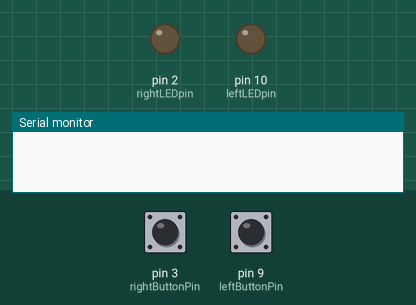
Recording of a sketch running on a simulated Arduino Uno, built with avr-gcc and run on an emulated ATmega328P. On the bench: output pins drawn as LEDs (lit = HIGH), the last lines printed to the serial monitor. The test bench sets the inputs (shaded band); at power-on: pin 3 (rightButtonPin) LOW, pin 9 (leftButtonPin) LOW.

Above: at 1.2 s.
1.3 s: pin 3 (rightButtonPin) pulled HIGH for 0.15 s
At 1.6 s:
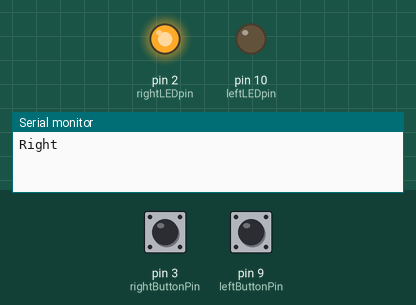
3.8 s: pin 9 (leftButtonPin) pulled HIGH for 0.15 s
At 4.6 s:
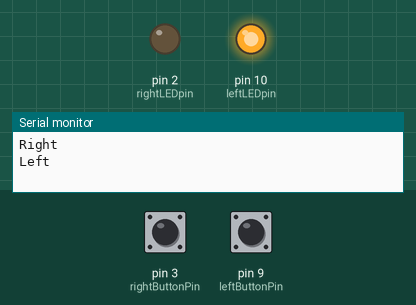
6.3 s: pin 9 (leftButtonPin) pulled HIGH for 3.2 s
At 10.8 s:
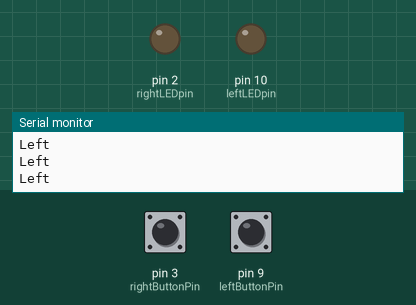
11.8 s: pin 3 (rightButtonPin) pulled HIGH for 3.2 s
At 13.2 s:
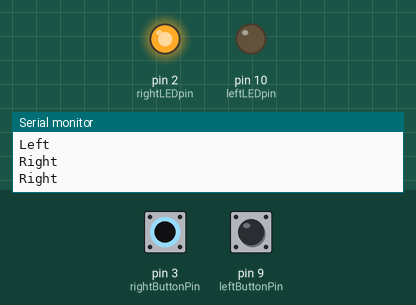
17.3 s: pin 3 (rightButtonPin) driven HIGH and pin 9 (leftButtonPin) driven HIGH
At 19.3 s:
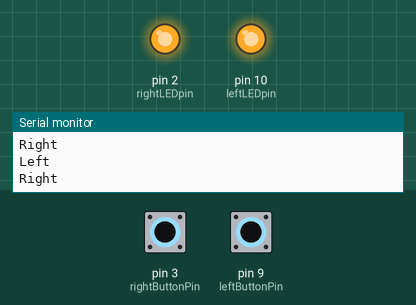
Timing chart, 0 to 20.8 s (numbered marks = the images above; inputs shaded):
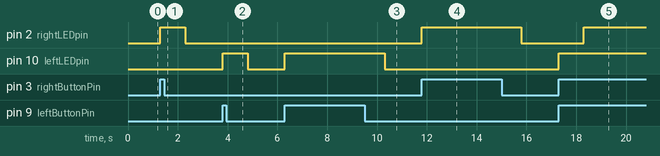

Measured:
- after the input at 1.3 s, pin 2 (rightLEDpin): LOW → HIGH at once, → LOW 1.0 s later
- after the input at 3.8 s, pin 10 (leftLEDpin): LOW → HIGH at once, → LOW 1.0 s later
- after the input at 6.3 s, pin 10 (leftLEDpin): LOW → HIGH at once, → LOW 4.0 s later
- after the input at 11.8 s, pin 2 (rightLEDpin): LOW → HIGH at once, → LOW 4.0 s later
- after the input at 17.3 s, pin 2 (rightLEDpin): LOW → HIGH after 1.0 s; pin 10 (leftLEDpin): LOW → HIGH at once

The sketch:

pr3.ino
```cpp
const int rightLEDpin = 2;
const int rightButtonPin = 3;
const int leftButtonPin = 9;
const int leftLEDpin = 10;

int leftButtonState = 0;
int rightButtonState = 0;

void setup()
{
  Serial.begin(9600);
  pinMode(rightLEDpin, OUTPUT);
  pinMode(rightButtonPin, INPUT);
  pinMode(leftButtonPin, INPUT);
  pinMode(leftLEDpin, OUTPUT);
}

void loop()
{
  leftButtonState = digitalRead(leftButtonPin);
  rightButtonState = digitalRead(rightButtonPin);

  if (leftButtonState == HIGH) {
    digitalWrite(leftLEDpin, HIGH);

    Serial.print("Left\n");
    delay(1000);
  }
  else{
    digitalWrite(leftLEDpin, LOW);
  }

  if (rightButtonState == HIGH) {
    digitalWrite(rightLEDpin, HIGH);

    Serial.print("Right\n");
    delay(1000);
  }
  else {
    digitalWrite(rightLEDpin, LOW);
  }

}
```
